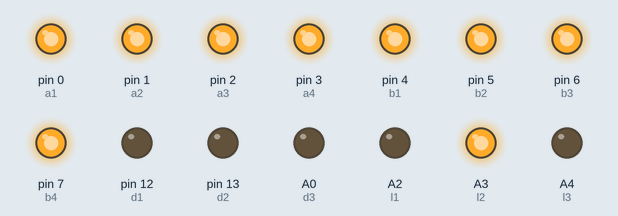
Recording of a sketch running on a simulated Arduino Uno, built with avr-gcc and run on an emulated ATmega328P. On the bench: output pins drawn as LEDs (lit = HIGH). Pins used as bus, display or sensor lines are not drawn.

Above: at 0.47 s.
At 0.95 s:
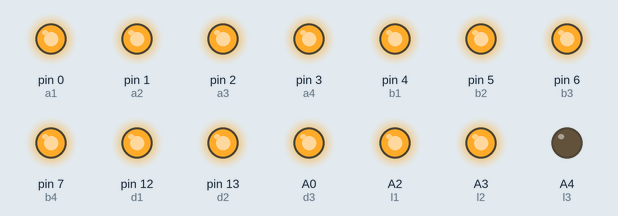
At 19.45 s:
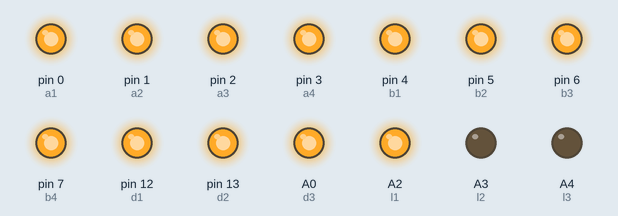
At 39.3 s:
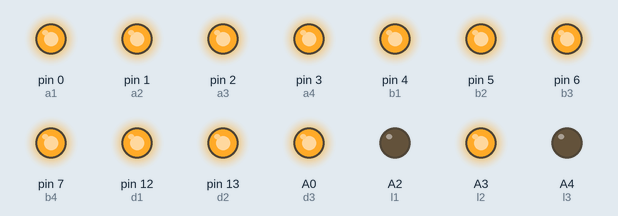
Timing chart, 0 to 40.0 s (numbered marks = the images above):
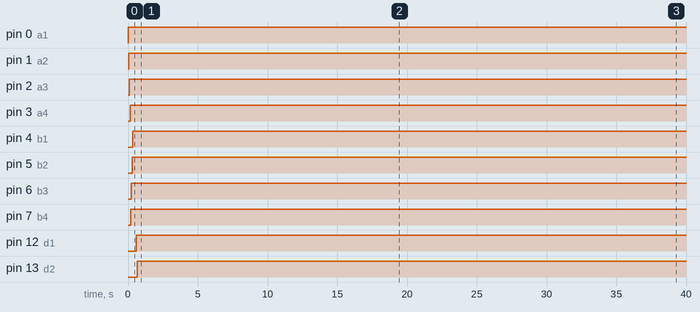

Measured:
- by itself, pin 0 (a1): LOW → HIGH at 0.00 s
- by itself, pin 1 (a2): LOW → HIGH at 0.05 s
- by itself, pin 2 (a3): LOW → HIGH at 0.10 s
- by itself, pin 3 (a4): LOW → HIGH at 0.15 s
- by itself, pin 4 (b1): LOW → HIGH at 0.35 s
- by itself, pin 5 (b2): LOW → HIGH at 0.30 s
- by itself, pin 6 (b3): LOW → HIGH at 0.25 s
- by itself, pin 7 (b4): LOW → HIGH at 0.20 s

The sketch:

new_pat.ino
```cpp
int a1=0;
int a2=1;
int a3=2;
int a4=3;
int b1=4;
int b2=5;
int b3=6;
int b4=7;
int c1=8;
int c2=9;
int c3=10;
int c4=11;
int d1=12;
int d2=13;
int d3=A0;
int d4=A1;
int l1=A2;
int l2=A3;
int l3=A4;
int l4=A5;
int layer[4]={A5,A4,A3,A2};
int led[16]={0,1,2,3,4,5,6,7,8,9,10,11,12,13,A0,A1};

 int time = 0;


void setup() {
  // put your setup code here, to run once:
pinMode(a1,OUTPUT);
pinMode(a2,OUTPUT);
pinMode(a3,OUTPUT);
pinMode(a4,OUTPUT);
pinMode(b1,OUTPUT);
pinMode(b2,OUTPUT);
pinMode(b3,OUTPUT);
pinMode(b4,OUTPUT);
pinMode(c1,OUTPUT);
pinMode(c2,OUTPUT);
pinMode(c3,OUTPUT);
pinMode(c4,OUTPUT);
pinMode(d1,OUTPUT);
pinMode(d2,OUTPUT);
pinMode(d3,OUTPUT);
pinMode(d4,OUTPUT);
pinMode(l1,OUTPUT);
pinMode(l2,OUTPUT);
pinMode(l3,OUTPUT);
pinMode(l4,OUTPUT);

}

void loop() {
  // put your main code here, to run repeatedly:
digitalWrite(l4,HIGH);
//digitalWrite(,HIGH);

digitalWrite(l2,HIGH);
digitalWrite(l1,LOW);
digitalWrite(a1,HIGH);
delay(50);
digitalWrite(a2,HIGH);
delay(50);
digitalWrite(a3,HIGH);
delay(50);
digitalWrite(a4,HIGH);
delay(50);
digitalWrite(b4,HIGH);
delay(50);
digitalWrite(b3,HIGH);
delay(50);
digitalWrite(b2,HIGH);
delay(50);
digitalWrite(b1,HIGH);
delay(50);
digitalWrite(c1,HIGH);
delay(50);
digitalWrite(c2,HIGH);
delay(50);
digitalWrite(c3,HIGH);
delay(50);
digitalWrite(c4,HIGH);
delay(50);
digitalWrite(d1,HIGH);
delay(50);
digitalWrite(d2,HIGH);
delay(50);
digitalWrite(d3,HIGH);
delay(50);
digitalWrite(d4,HIGH);
delay(50);

digitalWrite(l1,HIGH);
digitalWrite(l4,HIGH);
delay(300);
//digitalWrite(l4,HIGH);
digitalWrite(l3,LOW);
digitalWrite(l2,LOW);
delay(300);

}
```
